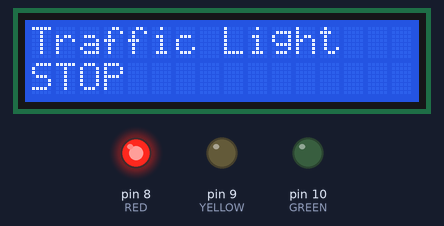
This sketch was run on a simulated Arduino Uno, built with avr-gcc and run on an emulated ATmega328P. Shown: 16×2 character LCD, output pins drawn as LEDs (lit = HIGH).

Above: at 0.1 s.
At 5.2 s:
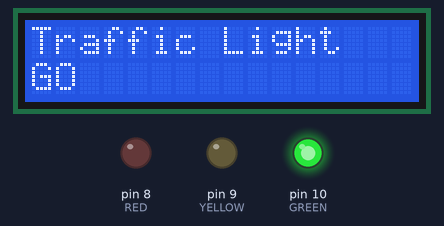
At 10.2 s:
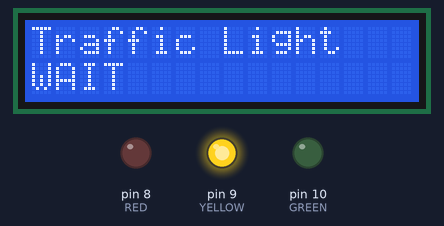
Timing chart, 0 to 127.2 s (numbered marks = the images above):
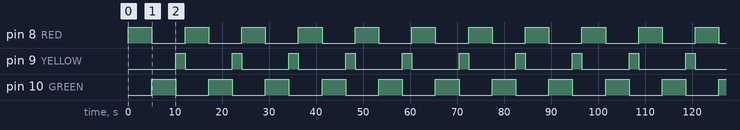

The sketch:

one_way_traffic_light_with_lcd.hex.ino
```cpp
#include <Wire.h>
#include <LiquidCrystal_I2C.h>

const int RED = 8;
const int YELLOW = 9;
const int GREEN = 10;

LiquidCrystal_I2C lcd(0x27, 16, 2);

void setup() {
  pinMode(RED, OUTPUT);
  pinMode(YELLOW, OUTPUT);
  pinMode(GREEN, OUTPUT);

  Wire.begin();

  lcd.init();
  lcd.backlight();
}

void loop() {

  // RED
  digitalWrite(RED, HIGH);
  digitalWrite(YELLOW, LOW);
  digitalWrite(GREEN, LOW);

  lcd.clear();
  lcd.setCursor(0, 0);
  lcd.print("Traffic Light");
  lcd.setCursor(0, 1);
  lcd.print("STOP");

  delay(5000);

  // GREEN
  digitalWrite(RED, LOW);
  digitalWrite(YELLOW, LOW);
  digitalWrite(GREEN, HIGH);

  lcd.clear();
  lcd.setCursor(0, 0);
  lcd.print("Traffic Light");
  lcd.setCursor(0, 1);
  lcd.print("GO");

  delay(5000);

  // YELLOW
  digitalWrite(RED, LOW);
  digitalWrite(YELLOW, HIGH);
  digitalWrite(GREEN, LOW);

  lcd.clear();
  lcd.setCursor(0, 0);
  lcd.print("Traffic Light");
  lcd.setCursor(0, 1);
  lcd.print("WAIT");

  delay(2000);
}
```

Measured:
- by itself, pin 8 (RED), pin 10 (GREEN): alternates HIGH for 5.0 s and LOW for 7.0 s
- by itself, pin 9 (YELLOW): alternates HIGH for 2.0 s and LOW for 10.0 s
- by itself, everything shown: repeats every 12.1 s, in 3 steps
- what the display in image 1 shows lasts 5.0 s, from 5.1 s to 10.1 s
